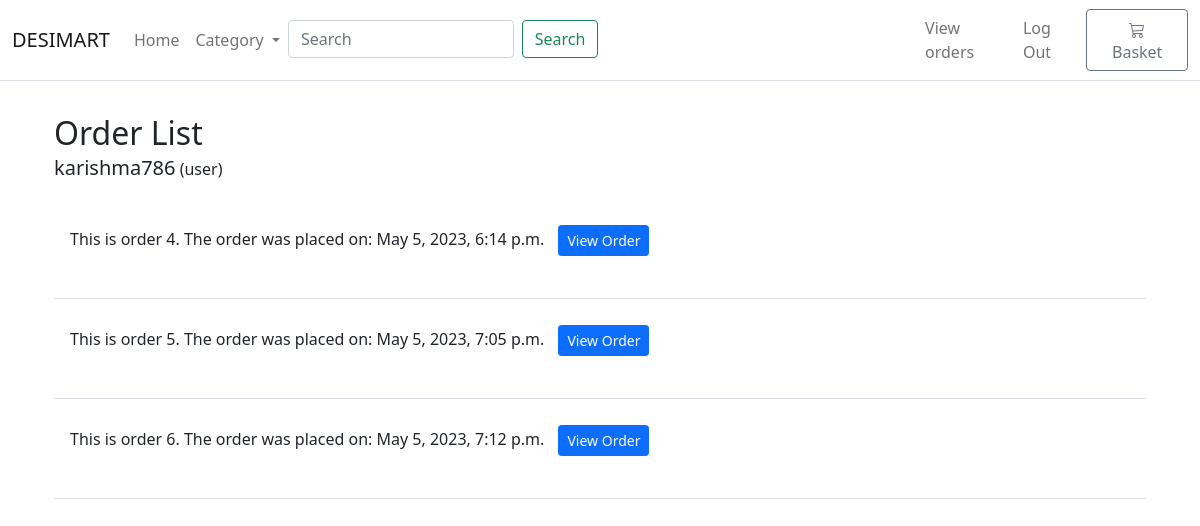
Screenshot of /orders/ (signed in) with the database file from the repository.
### desi_mart/models.py (models this page shows, shortened)
class Order(models.Model):
    customer = models.ForeignKey('desi_mart.Customer', on_delete=models.CASCADE)
    created_date = models.DateTimeField(auto_now_add=True)

### desi_mart/views/general.py (the view)
# urls.py: path('orders/', views.general.order_list, name='orders'),
def order_list(request):
    orders = Order.objects.all()
    return render(request, 'desi_mart/orders_list.html', {'orders' : orders})

### desi_mart/views/general.py (called while the page is built)
def categories(request):
    return {
        'categories': Category.objects.all()
    }

### desi_mart/templates/desi_mart/orders_list.html
  {% extends './base.html' %}
  {% block content %}
  <div class="container" style="background-color:white; margin-top:3%">
     <h1 class="mb-0 h2">Order List</h1>
                <p><span class="lead">{{user.first_name}}</span> (user)</p>
    {% for order in orders %}
    <div class="col border-bottom">
                        <div class="row p-3">
                              <p>
                                This is order {{order.id }}. The order was placed on: {{ order.created_date }}   <button type="button" onclick="location.href='{% url 'desi_mart:order_detail' id=order.id %}' " class="btn btn-primary btn-sm" style="margin:10px">View Order</button>
                              </p>
                        </div>
                    </div>
    {% endfor %}
  </div>
    {% endblock %}

### rows the page displays
Order: id "4", created_date "May 5, 2023, 6:14 p.m."
Order: id "5", created_date "May 5, 2023, 7:05 p.m."
Order: id "6", created_date "May 5, 2023, 7:12 p.m."

### other values shown
{{ user.first_name }} "karishma786"
